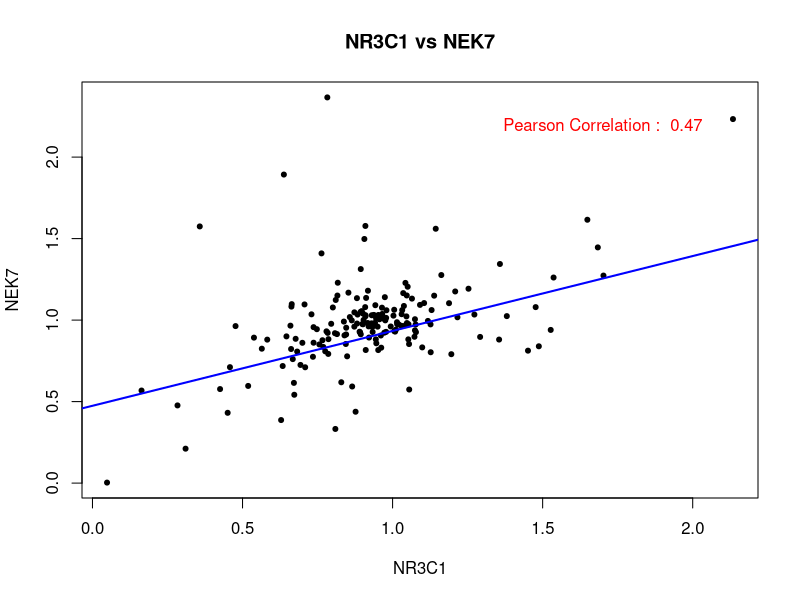

Recreate this plot in R.
library(ggplot2)
library(grid)
library(gridExtra)

Data=read.csv("test.csv")
Data=data.frame(Data)


plot(Data[,2], Data[,3], main = "NR3C1 vs NEK7", xlab = "NR3C1", ylab = "NEK7", pch = 20)

abline(lm(Data[,2] ~ Data[,3]), col = "blue", lwd =2)

text(1.7,2.2, paste("Pearson Correlation : ", round(cor(Data[,2], Data[,3]), 2)), col="red")